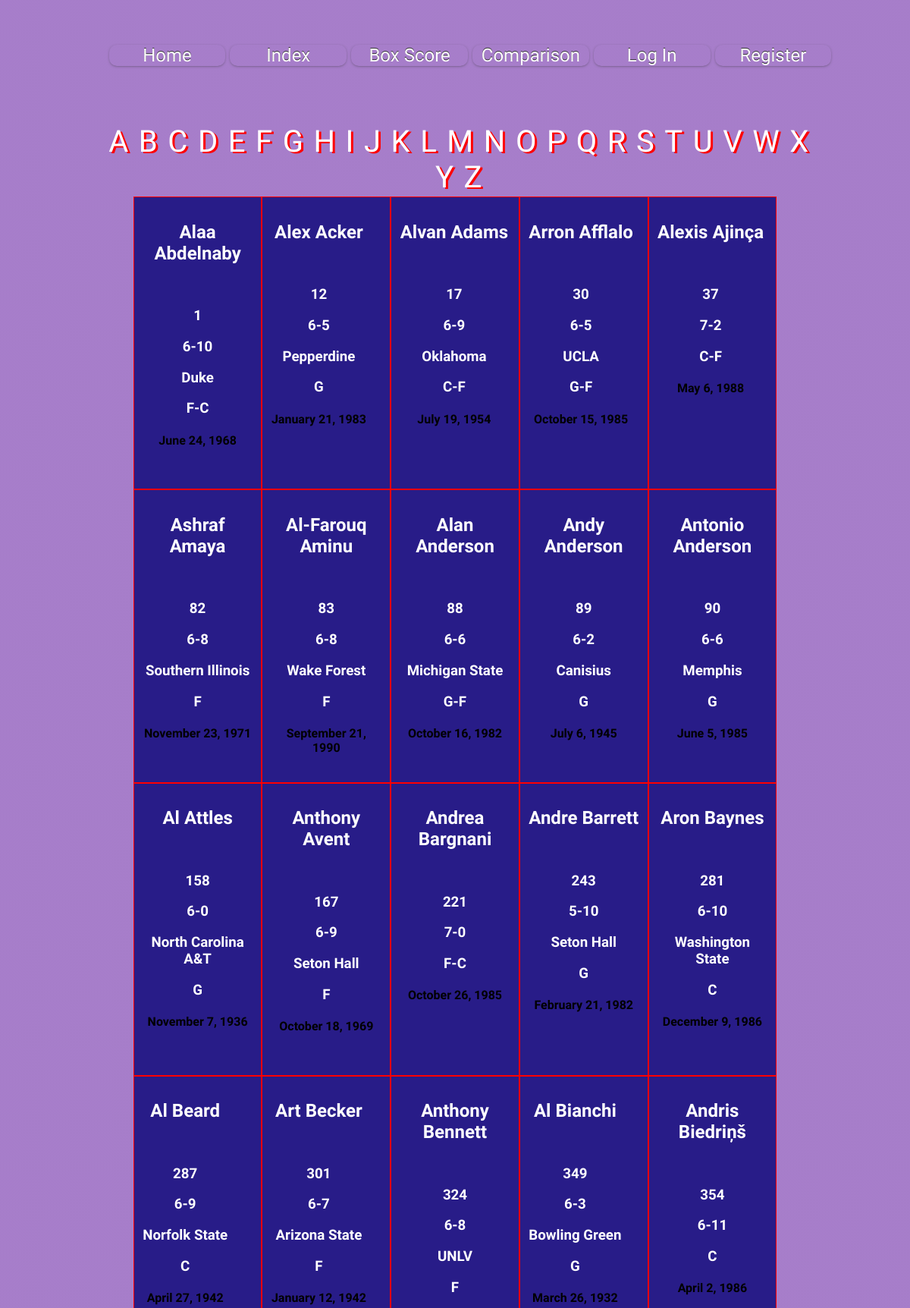
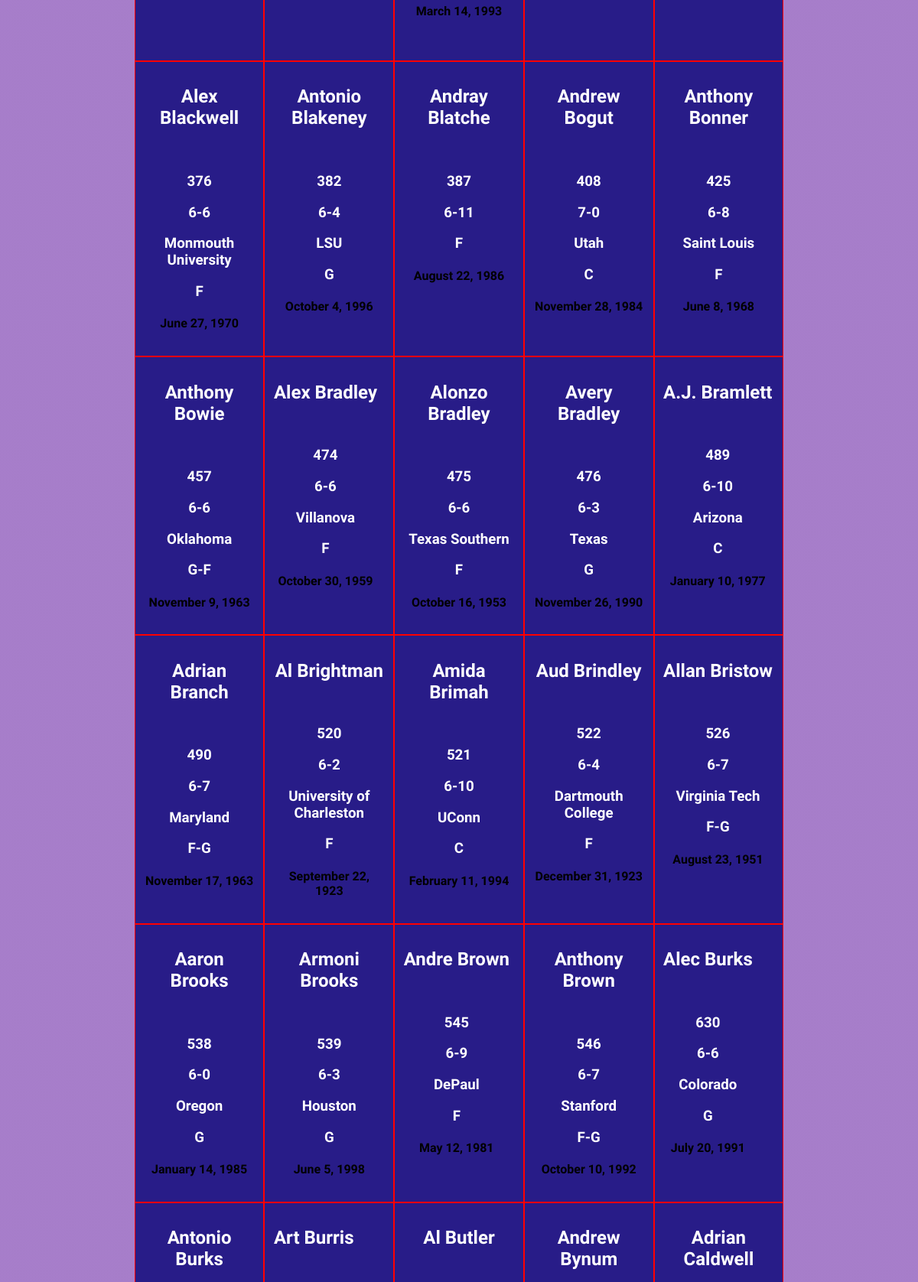
The app's page /index/a (upper part) with its own data (2 pictures, top to bottom).
### myapp/models.py (models this page shows)
class Playersinfo(models.Model):
    id = models.AutoField(db_column='ID', primary_key=True, blank=True)  # Field name made lowercase.
    player_id = models.TextField(db_column='Player_id', blank=True, null=True)  # Field name made lowercase.
    name = models.TextField(db_column='Name', blank=True, null=True)  # Field name made lowercase.
    position = models.TextField(db_column='Position', blank=True, null=True)  # Field name made lowercase.
    height = models.FloatField(db_column='Height', blank=True, null=True)  # Field name made lowercase.
    birthdate = models.TextField(db_column='Birthdate', blank=True, null=True)  # Field name made lowercase.
    college = models.TextField(db_column='College', blank=True, null=True)  # Field name made lowercase.
    url = models.TextField(db_column='Url', blank=True, null=True)  # Field name made lowercase.
    class Meta:
        managed = False
        db_table = 'playersInfo'

### myapp/views.py (the view)
# urls.py: path('index/<str:letter>', views.index, name='index'),
def index(request, letter):
    alphabet =[]
    for i in range(ord('A'), ord('Z')+1):
        alphabet.append(chr(i))
    players = Playersinfo.objects.filter(name__startswith=letter)
    return render(request, 'index.html', {'players':players, 'alphabet':alphabet})

### Templates/index.html (shortened to what this page needs)
{% extends 'base.html' %}
{% block content %}
<div class="alphabet">
  {%for i in alphabet%}
  <div class="letter_index">
    <a class="alphabet" id="{{i}}" href="/index/{{i}}">{{i}}</a>
  </div>
  {% endfor %}
</div>
<table>
  <tbody>
    {% for player in players %}
      <tr class = 'pcell' href="">
          <td id= {{player.player_id}}>
            <div class="p_name">
              <h2><a class="p_index" href="{% url 'player' player.id %}">{{player.name}}</a></h2>
            </div>
            <div class="p_img">
            </div>
            <div class="p_stats">
              <h3>{{player.id}}</h3>
              <h3>{{player.height}}</h3>
              <h3>{{player.college}}</h3>
              <h3>{{player.position}}</h3>
              <h4>{{player.birthdate}}</h4>
            </div>
          </td>
      </tr>
    {% endfor %}
  </tbody>
</table>
{% endblock %}

### myapp/Static/myapp/style.css (style rules this page uses)
body { background: linear-gradient( rgba(94, 19, 158,.55), rgba(94, 19, 158,.55) ), url(https://sportshub.cbsistatic.com/i/r/2020/05/12/aa3d9c1b-5ecc-4d16-94de-534bd802f6c4/thumbnail/1200x675/662f1450fbba89c876f4dd0e989e6858/bestnbaplayercover.png) no-repeat center center fixed; -webkit-background-size: cover; -moz-background-size: cover; -o-background-size: cover; background-size: cover; font-family: 'Barlow Condensed', sans-serif; }
table { margin: 0% auto; max-width: 80%; }
.alphabet { text-align: center; margin: auto; width: 90%; }
.alphabet div { display: inline-block; text-align: center; margin-left: 1%; }
.alphabet div a { font-size: 5vh; text-decoration: none; color: white; text-shadow: 3px 2px #ff0000; }
.p_index { text-decoration: none; color: white; }
h3 { color: white; }
h2 { color: white; }
.pcell { border: 1px solid red; padding: 5%; background: rgb(27, 18, 129, 0.9) }
tbody { display: grid; grid-template-columns: repeat(5, 1fr); grid-template-rows: repeat(5, 1fr); grid-column-gap: 0px; grid-row-gap: 0px; margin: auto; text-align: center; }

### records on screen
Playersinfo: name "Alaa Abdelnaby", id "1", height "6-10", college "Duke", position "F-C", birthdate "June 24, 1968"
Playersinfo: name "Alex Acker", id "12", height "6-5", college "Pepperdine", position "G", birthdate "January 21, 1983"
Playersinfo: name "Alvan Adams", id "17", height "6-9", college "Oklahoma", position "C-F", birthdate "July 19, 1954"
Playersinfo: name "Arron Afflalo", id "30", height "6-5", college "UCLA", position "G-F", birthdate "October 15, 1985"
Playersinfo: name "Alexis Ajinça", id "37", height "7-2", position "C-F", birthdate "May 6, 1988"
Playersinfo: name "Ashraf Amaya", id "82", height "6-8", college "Southern Illinois", position "F", birthdate "November 23, 1971"
Playersinfo: name "Al-Farouq Aminu", id "83", height "6-8", college "Wake Forest", position "F", birthdate "September 21, 1990"
Playersinfo: name "Alan Anderson", id "88", height "6-6", college "Michigan State", position "G-F", birthdate "October 16, 1982"
Playersinfo: name "Andy Anderson", id "89", height "6-2", college "Canisius", position "G", birthdate "July 6, 1945"
Playersinfo: name "Antonio Anderson", id "90", height "6-6", college "Memphis", position "G", birthdate "June 5, 1985"
Playersinfo: name "Al Attles", id "158", height "6-0", college "North Carolina A&T", position "G", birthdate "November 7, 1936"
Playersinfo: name "Anthony Avent", id "167", height "6-9", college "Seton Hall", position "F", birthdate "October 18, 1969"
Playersinfo: name "Andrea Bargnani", id "221", height "7-0", position "F-C", birthdate "October 26, 1985"
Playersinfo: name "Andre Barrett", id "243", height "5-10", college "Seton Hall", position "G", birthdate "February 21, 1982"
Playersinfo: name "Aron Baynes", id "281", height "6-10", college "Washington State", position "C", birthdate "December 9, 1986"
Playersinfo: name "Al Beard", id "287", height "6-9", college "Norfolk State", position "C", birthdate "April 27, 1942"
Playersinfo: name "Art Becker", id "301", height "6-7", college "Arizona State", position "F", birthdate "January 12, 1942"
Playersinfo: name "Anthony Bennett", id "324", height "6-8", college "UNLV", position "F", birthdate "March 14, 1993"
Playersinfo: name "Al Bianchi", id "349", height "6-3", college "Bowling Green", position "G", birthdate "March 26, 1932"
Playersinfo: name "Andris Biedriņš", id "354", height "6-11", position "C", birthdate "April 2, 1986"
Playersinfo: name "Alex Blackwell", id "376", height "6-6", college "Monmouth University", position "F", birthdate "June 27, 1970"
Playersinfo: name "Antonio Blakeney", id "382", height "6-4", college "LSU", position "G", birthdate "October 4, 1996"
Playersinfo: name "Andray Blatche", id "387", height "6-11", position "F", birthdate "August 22, 1986"
Playersinfo: name "Andrew Bogut", id "408", height "7-0", college "Utah", position "C", birthdate "November 28, 1984"
Playersinfo: name "Anthony Bonner", id "425", height "6-8", college "Saint Louis", position "F", birthdate "June 8, 1968"
Playersinfo: name "Anthony Bowie", id "457", height "6-6", college "Oklahoma", position "G-F", birthdate "November 9, 1963"
Playersinfo: name "Alex Bradley", id "474", height "6-6", college "Villanova", position "F", birthdate "October 30, 1959"
Playersinfo: name "Alonzo Bradley", id "475", height "6-6", college "Texas Southern", position "F", birthdate "October 16, 1953"
Playersinfo: name "Avery Bradley", id "476", height "6-3", college "Texas", position "G", birthdate "November 26, 1990"
Playersinfo: name "A.J. Bramlett", id "489", height "6-10", college "Arizona", position "C", birthdate "January 10, 1977"
Playersinfo: name "Adrian Branch", id "490", height "6-7", college "Maryland", position "F-G", birthdate "November 17, 1963"
Playersinfo: name "Al Brightman", id "520", height "6-2", college "University of Charleston", position "F", birthdate "September 22, 1923"
Playersinfo: name "Amida Brimah", id "521", height "6-10", college "UConn", position "C", birthdate "February 11, 1994"
Playersinfo: name "Aud Brindley", id "522", height "6-4", college "Dartmouth College", position "F", birthdate "December 31, 1923"
Playersinfo: name "Allan Bristow", id "526", height "6-7", college "Virginia Tech", position "F-G", birthdate "August 23, 1951"
Playersinfo: name "Aaron Brooks", id "538", height "6-0", college "Oregon", position "G", birthdate "January 14, 1985"
Playersinfo: name "Armoni Brooks", id "539", height "6-3", college "Houston", position "G", birthdate "June 5, 1998"
Playersinfo: name "Andre Brown", id "545", height "6-9", college "DePaul", position "F", birthdate "May 12, 1981"
Playersinfo: name "Anthony Brown", id "546", height "6-7", college "Stanford", position "F-G", birthdate "October 10, 1992"
Playersinfo: name "Alec Burks", id "630", height "6-6", college "Colorado", position "G", birthdate "July 20, 1991"
Playersinfo: name "Antonio Burks"
Playersinfo: name "Art Burris"
Playersinfo: name "Al Butler"
Playersinfo: name "Andrew Bynum"
Playersinfo: name "Adrian Caldwell"

### other values on screen
{{ i }} "A" "B" "C" "D" "E" "F" "G" "H" "I" "J" "K" "L" "M" "N" "O" "P" "Q" "R" "S" "T" "U" "V" "W" "X" "Y" "Z"
